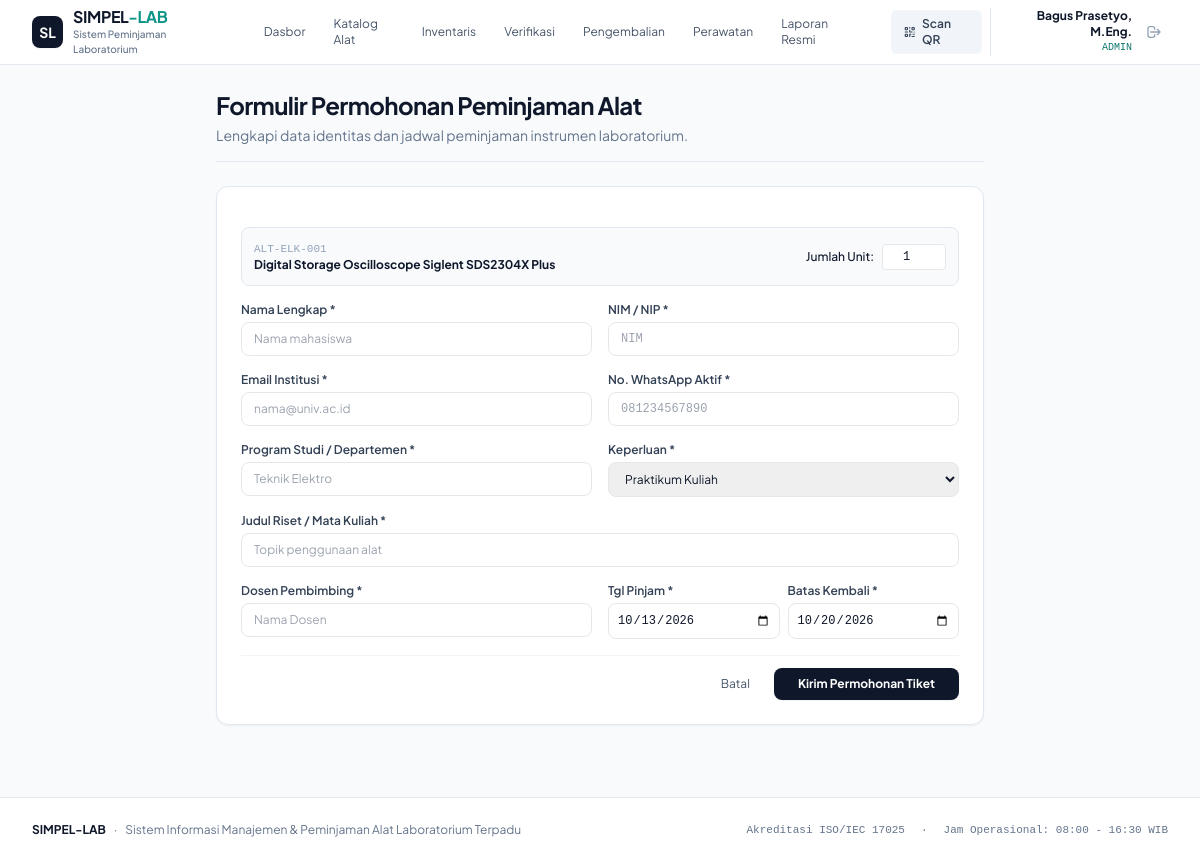
The page /peminjaman.php?alat_id=2 on the database its author committed.
### tables this page shows
CREATE TABLE IF NOT EXISTS `alat` (
  `id` INT AUTO_INCREMENT PRIMARY KEY,
  `kode_alat` VARCHAR(50) NOT NULL UNIQUE,
  `kategori_id` INT NOT NULL,
  `nama_alat` VARCHAR(150) NOT NULL,
  `merk_model` VARCHAR(100) NOT NULL,
  `spesifikasi` TEXT NOT NULL,
  `lokasi_rak` VARCHAR(100) NOT NULL,
  `kondisi` ENUM('BAIK', 'RUSAK_RINGAN', 'RUSAK_BERAT', 'DALAM_PERAWATAN') NOT NULL DEFAULT 'BAIK',
  `total_stok` INT NOT NULL DEFAULT 1,
  `stok_tersedia` INT NOT NULL DEFAULT 1,
  `harga_perkiraan` DECIMAL(15,2) DEFAULT 0,
  `aksesoris` TEXT,
  `foto` VARCHAR(255) DEFAULT NULL,
  `created_at` TIMESTAMP DEFAULT CURRENT_TIMESTAMP,
  FOREIGN KEY (`kategori_id`) REFERENCES `kategori`(`id`) ON DELETE CASCADE
);

### peminjaman.php (the view, shortened to what this page needs)
<?php
require_once __DIR__ . '/includes/header.php';
$alat_id = $_GET['alat_id'] ?? null;
$selected_alat = null;
if ($alat_id && isset($pdo)) {
    $stmt = $pdo->prepare("SELECT * FROM alat WHERE id = ?");
    $stmt->execute([$alat_id]);
    $selected_alat = $stmt->fetch();
}
$success_tiket = null;
?>
<div class="max-w-3xl mx-auto space-y-6">
  <div class="pb-4 border-b border-slate-200">
    <h1 class="text-xl sm:text-2xl font-bold tracking-tight text-slate-900">
      Formulir Permohonan Peminjaman Alat
    </h1>
    <p class="text-xs sm:text-sm text-slate-500 mt-1">
      Lengkapi data identitas dan jadwal peminjaman instrumen laboratorium.
    </p>
  </div>
  <?php if ($success_tiket): ?>
    <div class="p-6 bg-white rounded-xl border border-slate-200 shadow-sm text-center space-y-3">
      <div class="w-12 h-12 bg-teal-50 text-teal-700 rounded-full flex items-center justify-center mx-auto">
        ✓
      </div>
      <h2 class="text-lg font-bold text-slate-900">Permohonan Berhasil Dikirim!</h2>
      <p class="text-xs text-slate-600">
        Nomor Tiket Anda: <strong class="font-mono text-teal-800 text-sm"><?= htmlspecialchars($success_tiket) ?></strong>
      </p>
      <div class="pt-2">
        <a href="katalog.php" class="px-4 py-2 text-xs font-semibold text-white bg-slate-900 rounded-lg">
          Kembali ke Katalog
        </a>
      </div>
    </div>
  <?php else: ?>
    <form method="POST" action="peminjaman.php" class="bg-white rounded-xl border border-slate-200 p-6 shadow-sm space-y-4 text-xs">
      <?php if ($selected_alat): ?>
        <div class="p-3 bg-slate-50 border border-slate-200 rounded-lg flex justify-between items-center">
          <div>
            <span class="text-slate-400 font-mono text-[11px]"><?= htmlspecialchars($selected_alat['kode_alat']) ?></span>
            <h4 class="font-bold text-slate-900"><?= htmlspecialchars($selected_alat['nama_alat']) ?></h4>
          </div>
          <div class="flex items-center gap-2">
            <label class="font-medium">Jumlah Unit:</label>
            <input type="number" name="jumlah" min="1" max="<?= $selected_alat['stok_tersedia'] ?>" value="1" class="w-16 px-2 py-1 border rounded text-center font-mono">
          </div>
        </div>
      <?php endif; ?>
      <div class="grid grid-cols-1 sm:grid-cols-2 gap-4">
        <div>
          <label class="block font-semibold text-slate-700 mb-1">Nama Lengkap *</label>
          <input type="text" required name="nama_peminjam" class="w-full px-3 py-2 border rounded-lg focus:ring-2 focus:ring-slate-900" placeholder="Nama mahasiswa">
        </div>
        <div>
          <label class="block font-semibold text-slate-700 mb-1">NIM / NIP *</label>
          <input type="text" required name="nim_nip" class="w-full px-3 py-2 border rounded-lg font-mono focus:ring-2 focus:ring-slate-900" placeholder="NIM">
        </div>
        <div>
          <label class="block font-semibold text-slate-700 mb-1">Email Institusi *</label>
          <input type="email" required name="email" class="w-full px-3 py-2 border rounded-lg focus:ring-2 focus:ring-slate-900" placeholder="nama@univ.ac.id">
        </div>
        <div>
          <label class="block font-semibold text-slate-700 mb-1">No. WhatsApp Aktif *</label>
          <input type="tel" required name="no_hp" class="w-full px-3 py-2 border rounded-lg font-mono focus:ring-2 focus:ring-slate-900" placeholder="081234567890">
        </div>
        <div>
          <label class="block font-semibold text-slate-700 mb-1">Program Studi / Departemen *</label>
          <input type="text" required name="prodi" class="w-full px-3 py-2 border rounded-lg focus:ring-2 focus:ring-slate-900" placeholder="Teknik Elektro">
        </div>
        <div>
          <label class="block font-semibold text-slate-700 mb-1">Keperluan *</label>
          <select name="keperluan" class="w-full px-3 py-2 border rounded-lg focus:ring-2 focus:ring-slate-900">
            <option value="PRAKTIKUM">Praktikum Kuliah</option>
          </select>
        </div>
        <div class="sm:col-span-2">
          <label class="block font-semibold text-slate-700 mb-1">Judul Riset / Mata Kuliah *</label>
          <input type="text" required name="judul_kegiatan" class="w-full px-3 py-2 border rounded-lg focus:ring-2 focus:ring-slate-900" placeholder="Topik penggunaan alat">
        </div>
        <div>
          <label class="block font-semibold text-slate-700 mb-1">Dosen Pembimbing *</label>
          <input type="text" required name="dosen_pembimbing" class="w-full px-3 py-2 border rounded-lg focus:ring-2 focus:ring-slate-900" placeholder="Nama Dosen">
        </div>
        <div class="grid grid-cols-2 gap-2">
          <div>
            <label class="block font-semibold text-slate-700 mb-1">Tgl Pinjam *</label>
            <input type="date" required name="tgl_pinjam" value="<?= date('Y-m-d') ?>" class="w-full px-2 py-2 border rounded-lg font-mono">
          </div>
          <div>
            <label class="block font-semibold text-slate-700 mb-1">Batas Kembali *</label>
            <input type="date" required name="tgl_kembali" value="<?= date('Y-m-d', strtotime('+7 days')) ?>" class="w-full px-2 py-2 border rounded-lg font-mono">
          </div>
        </div>
      </div>
      <div class="pt-3 border-t border-slate-100 flex justify-end gap-2">
        <a href="katalog.php" class="px-4 py-2 text-slate-600 hover:bg-slate-100 rounded-lg">Batal</a>
        <button type="submit" class="px-6 py-2 text-white bg-slate-900 hover:bg-slate-800 rounded-lg font-bold shadow-sm">
          Kirim Permohonan Tiket
        </button>
      </div>
    </form>
  <?php endif; ?>
</div>
<?php require_once __DIR__ . '/includes/footer.php'; ?>

### includes/header.php (style rules this page uses)
body { font-family: 'Plus Jakarta Sans', sans-serif; }
.font-mono { font-family: 'JetBrains Mono', monospace; font-variant-numeric: tabular-nums; }

### rows shown on the page
alat: kode_alat "ALT-ELK-001", nama_alat "Digital Storage Oscilloscope Siglent SDS2304X Plus"

### other values the page prints
$label "Dasbor"
$label "Katalog Alat"
$label "Inventaris"
$label "Verifikasi"
$label "Pengembalian"
$label "Perawatan"
$label "Laporan Resmi"
$user['nama_lengkap'] "Bagus Prasetyo, M.Eng."
$user['role'] "ADMIN"
APP_NAME "SIMPEL-LAB"
